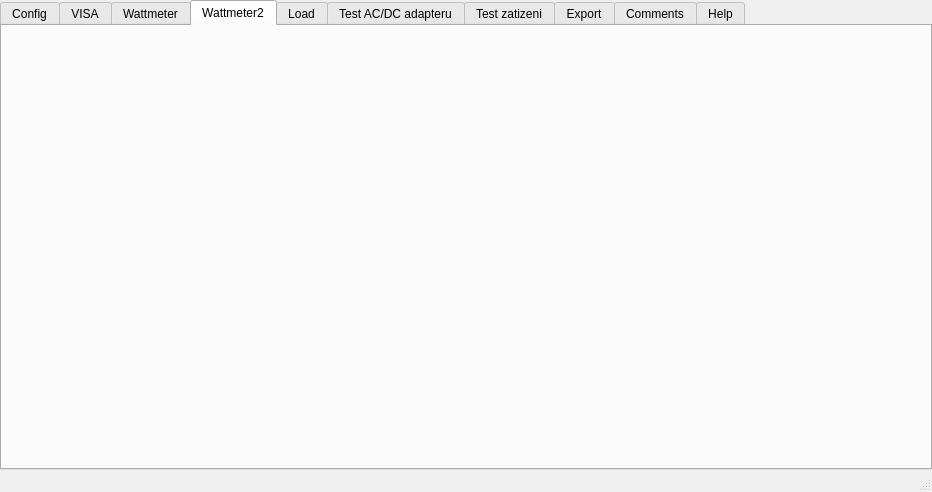
<?xml version="1.0" encoding="UTF-8"?>
<ui version="4.0">
 <class>MainWindow</class>
 <widget class="QMainWindow" name="MainWindow">
  <property name="geometry">
   <rect>
    <x>0</x>
    <y>0</y>
    <width>730</width>
    <height>477</height>
   </rect>
  </property>
  <property name="windowTitle">
   <string>Tester Adapteru</string>
  </property>
  <widget class="QWidget" name="centralwidget">
   <property name="sizePolicy">
    <sizepolicy hsizetype="MinimumExpanding" vsizetype="MinimumExpanding">
     <horstretch>0</horstretch>
     <verstretch>0</verstretch>
    </sizepolicy>
   </property>
   <layout class="QVBoxLayout" name="verticalLayout_3">
    <property name="spacing">
     <number>2</number>
    </property>
    <property name="leftMargin">
     <number>0</number>
    </property>
    <property name="topMargin">
     <number>0</number>
    </property>
    <property name="rightMargin">
     <number>0</number>
    </property>
    <property name="bottomMargin">
     <number>0</number>
    </property>
    <item>
     <widget class="QTabWidget" name="tabWidget">
      <property name="currentIndex">
       <number>3</number>
      </property>
      <widget class="QWidget" name="tab_config">
       <attribute name="title">
        <string>Config</string>
       </attribute>
       <layout class="QVBoxLayout" name="verticalLayout_6">
        <item>
         <layout class="QGridLayout" name="gridLayout">
          <item row="0" column="0">
           <widget class="QLabel" name="label">
            <property name="text">
             <string>GUI theme</string>
            </property>
           </widget>
          </item>
          <item row="1" column="0">
           <widget class="QPushButton" name="config_pushButton_ClearToDefault">
            <property name="text">
             <string>Clear Config to default</string>
            </property>
           </widget>
          </item>
          <item row="0" column="1">
           <widget class="QComboBox" name="config_comboBox_GUItheme"/>
          </item>
         </layout>
        </item>
        <item>
         <widget class="QPlainTextEdit" name="config_plainTextEdit"/>
        </item>
       </layout>
      </widget>
      <widget class="QWidget" name="tab_VISA">
       <attribute name="title">
        <string>VISA</string>
       </attribute>
       <layout class="QVBoxLayout" name="verticalLayout_11">
        <item>
         <layout class="QVBoxLayout" name="verticalLayout_10">
          <item>
           <layout class="QHBoxLayout" name="horizontalLayout_9">
            <item>
             <widget class="QLabel" name="label_15">
              <property name="text">
               <string>VISA Resource</string>
              </property>
             </widget>
            </item>
            <item>
             <widget class="QLineEdit" name="visa_lineEdit_VISAresource"/>
            </item>
           </layout>
          </item>
          <item>
           <layout class="QHBoxLayout" name="horizontalLayout_10" stretch="0,0,0,10">
            <item>
             <widget class="QPushButton" name="visa_pushButton_connect">
              <property name="text">
               <string>Connect</string>
              </property>
             </widget>
            </item>
            <item>
             <widget class="QPushButton" name="visa_pushButton_disconnect">
              <property name="text">
               <string>Disconnect</string>
              </property>
             </widget>
            </item>
            <item>
             <widget class="QLabel" name="label_16">
              <property name="text">
               <string>Status</string>
              </property>
             </widget>
            </item>
            <item>
             <widget class="QLabel" name="visa_label_status">
              <property name="text">
               <string>Init</string>
              </property>
              <property name="wordWrap">
               <bool>true</bool>
              </property>
             </widget>
            </item>
           </layout>
          </item>
          <item>
           <layout class="QHBoxLayout" name="horizontalLayout_11">
            <item>
             <widget class="QLabel" name="label_18">
              <property name="text">
               <string>SCPI Command:</string>
              </property>
             </widget>
            </item>
            <item>
             <widget class="QLineEdit" name="visa_lineEdit_SCPIcommand"/>
            </item>
            <item>
             <widget class="QPushButton" name="visa_pushButton_send">
              <property name="text">
               <string>Send</string>
              </property>
             </widget>
            </item>
           </layout>
          </item>
         </layout>
        </item>
        <item>
         <widget class="QPlainTextEdit" name="visa_plainTextEdit_output"/>
        </item>
       </layout>
      </widget>
      <widget class="QWidget" name="tab_Wattmeter">
       <attribute name="title">
        <string>Wattmeter</string>
       </attribute>
       <layout class="QVBoxLayout" name="verticalLayout_14" stretch="0,0,0">
        <item>
         <layout class="QHBoxLayout" name="horizontalLayout_12" stretch="0,5,0,0,0,0,0,10">
          <item>
           <widget class="QLabel" name="label_22">
            <property name="text">
             <string>VISA Resource:</string>
            </property>
           </widget>
          </item>
          <item>
           <widget class="QLineEdit" name="wattmeter_lineEdit_VISAresource"/>
          </item>
          <item>
           <widget class="QCheckBox" name="wattmeter_checkBox_demo">
            <property name="text">
             <string>Demo</string>
            </property>
           </widget>
          </item>
          <item>
           <widget class="QPushButton" name="wattmeter_pushButton_connect">
            <property name="maximumSize">
             <size>
              <width>80</width>
              <height>16777215</height>
             </size>
            </property>
            <property name="text">
             <string>Connect</string>
            </property>
           </widget>
          </item>
          <item>
           <widget class="QPushButton" name="wattmeter_pushButton_disconnect">
            <property name="maximumSize">
             <size>
              <width>80</width>
              <height>16777215</height>
             </size>
            </property>
            <property name="text">
             <string>Disconnect</string>
            </property>
           </widget>
          </item>
          <item>
           <widget class="QLabel" name="label_23">
            <property name="text">
             <string>Status:</string>
            </property>
           </widget>
          </item>
          <item>
           <widget class="QLabel" name="wattmeter_label_status">
            <property name="text">
             <string>Init...</string>
            </property>
            <property name="wordWrap">
             <bool>true</bool>
            </property>
           </widget>
          </item>
          <item>
           <widget class="QLineEdit" name="wattmeter_lineEdit_status">
            <property name="frame">
             <bool>false</bool>
            </property>
            <property name="readOnly">
             <bool>true</bool>
            </property>
           </widget>
          </item>
         </layout>
        </item>
        <item>
         <layout class="QHBoxLayout" name="horizontalLayout_13">
          <item>
           <widget class="QLabel" name="label_24">
            <property name="text">
             <string>Measure</string>
            </property>
           </widget>
          </item>
          <item>
           <widget class="QPushButton" name="wattmeter_pushButton_start">
            <property name="maximumSize">
             <size>
              <width>50</width>
              <height>16777215</height>
             </size>
            </property>
            <property name="text">
             <string>Start</string>
            </property>
           </widget>
          </item>
          <item>
           <widget class="QPushButton" name="wattmeter_pushButton_stop">
            <property name="maximumSize">
             <size>
              <width>50</width>
              <height>16777215</height>
             </size>
            </property>
            <property name="text">
             <string>Stop</string>
            </property>
           </widget>
          </item>
          <item>
           <widget class="QPushButton" name="wattmeter_pushButton_export">
            <property name="maximumSize">
             <size>
              <width>50</width>
              <height>16777215</height>
             </size>
            </property>
            <property name="text">
             <string>Export</string>
            </property>
           </widget>
          </item>
          <item>
           <widget class="QPushButton" name="wattmeter_pushButton_clearGraphs">
            <property name="maximumSize">
             <size>
              <width>16777215</width>
              <height>16777215</height>
             </size>
            </property>
            <property name="text">
             <string>Clear Graphs</string>
            </property>
           </widget>
          </item>
          <item>
           <widget class="QLabel" name="label_25">
            <property name="text">
             <string>Interval [ms]:</string>
            </property>
           </widget>
          </item>
          <item>
           <widget class="QSpinBox" name="wattmeter_spinBox_measure_interval">
            <property name="minimum">
             <number>50</number>
            </property>
            <property name="maximum">
             <number>1000000</number>
            </property>
            <property name="singleStep">
             <number>100</number>
            </property>
           </widget>
          </item>
          <item>
           <widget class="Line" name="line_2">
            <property name="orientation">
             <enum>Qt::Vertical</enum>
            </property>
           </widget>
          </item>
          <item>
           <widget class="QLabel" name="label_7">
            <property name="text">
             <string>Show:</string>
            </property>
           </widget>
          </item>
          <item>
           <widget class="QCheckBox" name="wattmeter_checkBox_measure_W">
            <property name="text">
             <string>W</string>
            </property>
           </widget>
          </item>
          <item>
           <widget class="QCheckBox" name="wattmeter_checkBox_measure_A">
            <property name="text">
             <string>A</string>
            </property>
           </widget>
          </item>
          <item>
           <widget class="QCheckBox" name="wattmeter_checkBox_measure_V">
            <property name="text">
             <string>V</string>
            </property>
           </widget>
          </item>
          <item>
           <widget class="QCheckBox" name="wattmeter_checkBox_measure_MATH">
            <property name="text">
             <string>MATH/AVG W</string>
            </property>
           </widget>
          </item>
          <item>
           <spacer name="horizontalSpacer">
            <property name="orientation">
             <enum>Qt::Horizontal</enum>
            </property>
            <property name="sizeHint" stdset="0">
             <size>
              <width>40</width>
              <height>20</height>
             </size>
            </property>
           </spacer>
          </item>
         </layout>
        </item>
        <item>
         <widget class="QScrollArea" name="scrollArea_2">
          <property name="widgetResizable">
           <bool>true</bool>
          </property>
          <widget class="QWidget" name="scrollAreaWidgetContents_2">
           <property name="geometry">
            <rect>
             <x>0</x>
             <y>0</y>
             <width>712</width>
             <height>345</height>
            </rect>
           </property>
           <layout class="QVBoxLayout" name="verticalLayout_15">
            <item>
             <widget class="PlotWidget" name="wattmeter_plotWidget1" native="true"/>
            </item>
            <item>
             <widget class="PlotWidget" name="wattmeter_plotWidget2" native="true"/>
            </item>
            <item>
             <widget class="PlotWidget" name="wattmeter_plotWidget3" native="true"/>
            </item>
            <item>
             <widget class="PlotWidget" name="wattmeter_plotWidget4" native="true"/>
            </item>
           </layout>
          </widget>
         </widget>
        </item>
       </layout>
      </widget>
      <widget class="QWidget" name="tab_Wattmeter2">
       <attribute name="title">
        <string>Wattmeter2</string>
       </attribute>
       <layout class="QVBoxLayout" name="verticalLayout_34">
        <item>
         <widget class="Tab_Wattmeter" name="tab_Wattmeter2_widget" native="true"/>
        </item>
       </layout>
      </widget>
      <widget class="QWidget" name="tab_Load">
       <attribute name="title">
        <string>Load</string>
       </attribute>
       <layout class="QVBoxLayout" name="verticalLayout_8" stretch="0,0,0,0,0">
        <item>
         <layout class="QVBoxLayout" name="verticalLayout_7">
          <item>
           <layout class="QHBoxLayout" name="horizontalLayout" stretch="0,10,0,0,0,0,10">
            <item>
             <widget class="QLabel" name="label_2">
              <property name="text">
               <string>VISA  resource</string>
              </property>
             </widget>
            </item>
            <item>
             <widget class="QLineEdit" name="load_lineEdit_VISAresource"/>
            </item>
            <item>
             <widget class="QCheckBox" name="load_checkBox_demo">
              <property name="text">
               <string>Demo</string>
              </property>
             </widget>
            </item>
            <item>
             <widget class="QPushButton" name="load_pushButton_connect">
              <property name="maximumSize">
               <size>
                <width>80</width>
                <height>16777215</height>
               </size>
              </property>
              <property name="text">
               <string>Connect</string>
              </property>
             </widget>
            </item>
            <item>
             <widget class="QPushButton" name="load_pushButton_disconnect">
              <property name="maximumSize">
               <size>
                <width>80</width>
                <height>16777215</height>
               </size>
              </property>
              <property name="text">
               <string>Disconnect</string>
              </property>
             </widget>
            </item>
            <item>
             <widget class="QLabel" name="label_3">
              <property name="text">
               <string>Status: </string>
              </property>
             </widget>
            </item>
            <item>
             <widget class="QLabel" name="load_label_status">
              <property name="minimumSize">
               <size>
                <width>80</width>
                <height>0</height>
               </size>
              </property>
              <property name="text">
               <string>Init...</string>
              </property>
              <property name="wordWrap">
               <bool>true</bool>
              </property>
             </widget>
            </item>
           </layout>
          </item>
         </layout>
        </item>
        <item>
         <layout class="QHBoxLayout" name="horizontalLayout_8">
          <item>
           <widget class="QLabel" name="label_14">
            <property name="text">
             <string>Rem. Ctrl.:</string>
            </property>
           </widget>
          </item>
          <item>
           <widget class="QPushButton" name="load_pushButton_StateON">
            <property name="sizePolicy">
             <sizepolicy hsizetype="Minimum" vsizetype="Fixed">
              <horstretch>0</horstretch>
              <verstretch>0</verstretch>
             </sizepolicy>
            </property>
            <property name="maximumSize">
             <size>
              <width>80</width>
              <height>16777215</height>
             </size>
            </property>
            <property name="palette">
             <palette>
              <active>
               <colorrole role="ButtonText">
                <brush brushstyle="SolidPattern">
                 <color alpha="255">
                  <red>0</red>
                  <green>170</green>
                  <blue>0</blue>
                 </color>
                </brush>
               </colorrole>
              </active>
              <inactive>
               <colorrole role="ButtonText">
                <brush brushstyle="SolidPattern">
                 <color alpha="255">
                  <red>0</red>
                  <green>170</green>
                  <blue>0</blue>
                 </color>
                </brush>
               </colorrole>
              </inactive>
              <disabled>
               <colorrole role="ButtonText">
                <brush brushstyle="SolidPattern">
                 <color alpha="96">
                  <red>164</red>
                  <green>166</green>
                  <blue>168</blue>
                 </color>
                </brush>
               </colorrole>
              </disabled>
             </palette>
            </property>
            <property name="font">
             <font>
              <bold>true</bold>
             </font>
            </property>
            <property name="text">
             <string>State ON</string>
            </property>
           </widget>
          </item>
          <item>
           <widget class="QPushButton" name="load_pushButton_StateOFF">
            <property name="maximumSize">
             <size>
              <width>80</width>
              <height>16777215</height>
             </size>
            </property>
            <property name="palette">
             <palette>
              <active>
               <colorrole role="ButtonText">
                <brush brushstyle="SolidPattern">
                 <color alpha="255">
                  <red>255</red>
                  <green>0</green>
                  <blue>0</blue>
                 </color>
                </brush>
               </colorrole>
              </active>
              <inactive>
               <colorrole role="ButtonText">
                <brush brushstyle="SolidPattern">
                 <color alpha="255">
                  <red>255</red>
                  <green>0</green>
                  <blue>0</blue>
                 </color>
                </brush>
               </colorrole>
              </inactive>
              <disabled>
               <colorrole role="ButtonText">
                <brush brushstyle="SolidPattern">
                 <color alpha="96">
                  <red>164</red>
                  <green>166</green>
                  <blue>168</blue>
                 </color>
                </brush>
               </colorrole>
              </disabled>
             </palette>
            </property>
            <property name="font">
             <font>
              <bold>true</bold>
             </font>
            </property>
            <property name="text">
             <string>State OFF</string>
            </property>
           </widget>
          </item>
          <item>
           <widget class="Line" name="line_7">
            <property name="orientation">
             <enum>Qt::Vertical</enum>
            </property>
           </widget>
          </item>
          <item>
           <widget class="QLabel" name="label_17">
            <property name="text">
             <string>Mode</string>
            </property>
           </widget>
          </item>
          <item>
           <widget class="QRadioButton" name="load_radioButton_Mode_CC">
            <property name="text">
             <string>CC</string>
            </property>
            <attribute name="buttonGroup">
             <string notr="true">load_buttonGroup_Mode</string>
            </attribute>
           </widget>
          </item>
          <item>
           <widget class="QRadioButton" name="load_radioButton_Mode_BATT">
            <property name="text">
             <string>BATT</string>
            </property>
            <attribute name="buttonGroup">
             <string notr="true">load_buttonGroup_Mode</string>
            </attribute>
           </widget>
          </item>
          <item>
           <widget class="Line" name="line">
            <property name="orientation">
             <enum>Qt::Vertical</enum>
            </property>
           </widget>
          </item>
          <item>
           <widget class="QLabel" name="label_19">
            <property name="text">
             <string>BATT_Curent</string>
            </property>
           </widget>
          </item>
          <item>
           <widget class="QDoubleSpinBox" name="load_doubleSpinBox_BATT_current">
            <property name="decimals">
             <number>3</number>
            </property>
           </widget>
          </item>
          <item>
           <widget class="Line" name="line_3">
            <property name="orientation">
             <enum>Qt::Vertical</enum>
            </property>
           </widget>
          </item>
          <item>
           <widget class="QLabel" name="label_20">
            <property name="text">
             <string>BATT Range</string>
            </property>
           </widget>
          </item>
          <item>
           <widget class="QRadioButton" name="load_radioButton_BATT_range_6A">
            <property name="text">
             <string>6A</string>
            </property>
            <attribute name="buttonGroup">
             <string notr="true">load_buttonGroup_BATT_range</string>
            </attribute>
           </widget>
          </item>
          <item>
           <widget class="QRadioButton" name="load_radioButton_BATT_range_60A">
            <property name="text">
             <string>60A</string>
            </property>
            <attribute name="buttonGroup">
             <string notr="true">load_buttonGroup_BATT_range</string>
            </attribute>
           </widget>
          </item>
          <item>
           <widget class="Line" name="line_4">
            <property name="orientation">
             <enum>Qt::Vertical</enum>
            </property>
           </widget>
          </item>
          <item>
           <widget class="QLabel" name="label_21">
            <property name="text">
             <string>BATT Vstop</string>
            </property>
           </widget>
          </item>
          <item>
           <widget class="QDoubleSpinBox" name="load_doubleSpinBox_BATT_vstop"/>
          </item>
          <item>
           <spacer name="horizontalSpacer_3">
            <property name="orientation">
             <enum>Qt::Horizontal</enum>
            </property>
            <property name="sizeHint" stdset="0">
             <size>
              <width>40</width>
              <height>20</height>
             </size>
            </property>
           </spacer>
          </item>
         </layout>
        </item>
        <item>
         <layout class="QHBoxLayout" name="horizontalLayout_6"/>
        </item>
        <item>
         <layout class="QHBoxLayout" name="horizontalLayout_4">
          <item>
           <layout class="QHBoxLayout" name="horizontalLayout_5">
            <item>
             <widget class="QLabel" name="label_13">
              <property name="text">
               <string>Measure</string>
              </property>
             </widget>
            </item>
            <item>
             <widget class="QPushButton" name="load_pushButton_mereni_start">
              <property name="maximumSize">
               <size>
                <width>50</width>
                <height>16777215</height>
               </size>
              </property>
              <property name="text">
               <string>Start</string>
              </property>
             </widget>
            </item>
            <item>
             <widget class="QPushButton" name="load_pushButton_mereni_stop">
              <property name="maximumSize">
               <size>
                <width>50</width>
                <height>16777215</height>
               </size>
              </property>
              <property name="text">
               <string>Stop</string>
              </property>
             </widget>
            </item>
            <item>
             <widget class="QPushButton" name="load_pushButton_export">
              <property name="maximumSize">
               <size>
                <width>50</width>
                <height>16777215</height>
               </size>
              </property>
              <property name="text">
               <string>Export</string>
              </property>
             </widget>
            </item>
            <item>
             <widget class="QPushButton" name="load_pushButton_clearGraphs">
              <property name="maximumSize">
               <size>
                <width>100</width>
                <height>16777215</height>
               </size>
              </property>
              <property name="text">
               <string>Clear Graphs</string>
              </property>
             </widget>
            </item>
            <item>
             <widget class="Line" name="line_5">
              <property name="orientation">
               <enum>Qt::Vertical</enum>
              </property>
             </widget>
            </item>
            <item>
             <widget class="QLabel" name="Load_label">
              <property name="text">
               <string>Interval [ms]</string>
              </property>
             </widget>
            </item>
            <item>
             <widget class="QSpinBox" name="load_spinBox_measure_interval">
              <property name="minimum">
               <number>50</number>
              </property>
              <property name="maximum">
               <number>1000000</number>
              </property>
              <property name="singleStep">
               <number>100</number>
              </property>
              <property name="value">
               <number>100</number>
              </property>
             </widget>
            </item>
            <item>
             <widget class="Line" name="line_6">
              <property name="orientation">
               <enum>Qt::Vertical</enum>
              </property>
             </widget>
            </item>
            <item>
             <widget class="QLabel" name="load_label_Measure">
              <property name="text">
               <string>Measure:</string>
              </property>
             </widget>
            </item>
            <item>
             <widget class="QCheckBox" name="load_checkBox_measure_A">
              <property name="text">
               <string>A</string>
              </property>
             </widget>
            </item>
            <item>
             <widget class="QCheckBox" name="load_checkBox_measure_V">
              <property name="text">
               <string>V</string>
              </property>
             </widget>
            </item>
            <item>
             <widget class="QCheckBox" name="load_checkBox_measure_W">
              <property name="text">
               <string>W</string>
              </property>
             </widget>
            </item>
            <item>
             <widget class="QCheckBox" name="load_checkBox_measure_Wh">
              <property name="text">
               <string>Wh</string>
              </property>
             </widget>
            </item>
            <item>
             <spacer name="horizontalSpacer_2">
              <property name="orientation">
               <enum>Qt::Horizontal</enum>
              </property>
              <property name="sizeHint" stdset="0">
               <size>
                <width>40</width>
                <height>20</height>
               </size>
              </property>
             </spacer>
            </item>
           </layout>
          </item>
         </layout>
        </item>
        <item>
         <widget class="QScrollArea" name="scrollArea">
          <property name="widgetResizable">
           <bool>true</bool>
          </property>
          <widget class="QWidget" name="scrollAreaWidgetContents">
           <property name="geometry">
            <rect>
             <x>0</x>
             <y>0</y>
             <width>702</width>
             <height>824</height>
            </rect>
           </property>
           <layout class="QVBoxLayout" name="verticalLayout_9">
            <item>
             <widget class="PlotWidget" name="load_plotWidget1" native="true">
              <property name="minimumSize">
               <size>
                <width>300</width>
                <height>200</height>
               </size>
              </property>
             </widget>
            </item>
            <item>
             <widget class="PlotWidget" name="load_plotWidget2" native="true">
              <property name="minimumSize">
               <size>
                <width>300</width>
                <height>200</height>
               </size>
              </property>
             </widget>
            </item>
            <item>
             <widget class="PlotWidget" name="load_plotWidget3" native="true">
              <property name="minimumSize">
               <size>
                <width>300</width>
                <height>200</height>
               </size>
              </property>
             </widget>
            </item>
            <item>
             <widget class="PlotWidget" name="load_plotWidget4" native="true">
              <property name="minimumSize">
               <size>
                <width>300</width>
                <height>200</height>
               </size>
              </property>
             </widget>
            </item>
           </layout>
          </widget>
         </widget>
        </item>
       </layout>
      </widget>
      <widget class="QWidget" name="tab_test_ACDCadapteru">
       <attribute name="title">
        <string>Test AC/DC adapteru</string>
       </attribute>
       <layout class="QVBoxLayout" name="verticalLayout_16">
        <item>
         <layout class="QHBoxLayout" name="horizontalLayout_14">
          <item>
           <widget class="QLabel" name="label_26">
            <property name="text">
             <string>Po [W]:</string>
            </property>
           </widget>
          </item>
          <item>
           <widget class="QDoubleSpinBox" name="testACDCadapteru_doubleSpinBox_Po">
            <property name="toolTip">
             <string>&lt;html&gt;&lt;head/&gt;&lt;body&gt;&lt;p&gt;Nominální/maximální výkon adaptéru&lt;/p&gt;&lt;/body&gt;&lt;/html&gt;</string>
            </property>
            <property name="minimum">
             <double>0.100000000000000</double>
            </property>
            <property name="maximum">
             <double>300.000000000000000</double>
            </property>
           </widget>
          </item>
          <item>
           <widget class="QLabel" name="label_27">
            <property name="text">
             <string>Typ adapteru</string>
            </property>
           </widget>
          </item>
          <item>
           <widget class="QComboBox" name="testACDCadapteru_comboBox_typAdapteru"/>
          </item>
          <item>
           <spacer name="horizontalSpacer_4">
            <property name="orientation">
             <enum>Qt::Horizontal</enum>
            </property>
            <property name="sizeHint" stdset="0">
             <size>
              <width>40</width>
              <height>20</height>
             </size>
            </property>
           </spacer>
          </item>
         </layout>
        </item>
        <item>
         <layout class="QHBoxLayout" name="horizontalLayout_15" stretch="0,0,0,0,0,0,10">
          <item>
           <widget class="QLabel" name="label_30">
            <property name="text">
             <string>Mereni:</string>
            </property>
           </widget>
          </item>
          <item>
           <widget class="QComboBox" name="testACDCadapteru_comboBox_test">
            <property name="minimumSize">
             <size>
              <width>120</width>
              <height>0</height>
             </size>
            </property>
           </widget>
          </item>
          <item>
           <widget class="QPushButton" name="testACDCadapteru_pushButton_start">
            <property name="maximumSize">
             <size>
              <width>60</width>
              <height>16777215</height>
             </size>
            </property>
            <property name="text">
             <string>Start</string>
            </property>
           </widget>
          </item>
          <item>
           <widget class="QPushButton" name="testACDCadapteru_pushButton_stop">
            <property name="maximumSize">
             <size>
              <width>60</width>
              <height>16777215</height>
             </size>
            </property>
            <property name="text">
             <string>Skip</string>
            </property>
           </widget>
          </item>
          <item>
           <widget class="QCheckBox" name="testACDCadapteru_checkBox_load8h">
            <property name="text">
             <string>Load+8h</string>
            </property>
           </widget>
          </item>
          <item>
           <widget class="QLabel" name="label_28">
            <property name="text">
             <string>Status:</string>
            </property>
           </widget>
          </item>
          <item>
           <widget class="QLabel" name="testACDCadapteru_label_status">
            <property name="text">
             <string>Init...</string>
            </property>
            <property name="wordWrap">
             <bool>true</bool>
            </property>
           </widget>
          </item>
         </layout>
        </item>
        <item>
         <widget class="QScrollArea" name="scrollArea_3">
          <property name="widgetResizable">
           <bool>true</bool>
          </property>
          <widget class="QWidget" name="scrollAreaWidgetContents_3">
           <property name="geometry">
            <rect>
             <x>0</x>
             <y>0</y>
             <width>712</width>
             <height>344</height>
            </rect>
           </property>
           <layout class="QVBoxLayout" name="verticalLayout_17">
            <item>
             <widget class="PlotWidget" name="testACDCadapteru_plotWidget1" native="true"/>
            </item>
            <item>
             <widget class="PlotWidget" name="testACDCadapteru_plotWidget2" native="true"/>
            </item>
            <item>
             <widget class="PlotWidget" name="testACDCadapteru_plotWidget3" native="true"/>
            </item>
           </layout>
          </widget>
         </widget>
        </item>
       </layout>
      </widget>
      <widget class="QWidget" name="tab_Main">
       <attribute name="title">
        <string>Test zatizeni</string>
       </attribute>
       <layout class="QVBoxLayout" name="verticalLayout_2">
        <item>
         <layout class="QVBoxLayout" name="verticalLayout" stretch="0,0,10">
          <item>
           <layout class="QHBoxLayout" name="horizontalLayout_2" stretch="0,0,0,10">
            <item>
             <widget class="QLabel" name="label_8">
              <property name="font">
               <font>
                <pointsize>12</pointsize>
               </font>
              </property>
              <property name="text">
               <string>Test zatížení</string>
              </property>
             </widget>
            </item>
            <item>
             <widget class="QPushButton" name="pushButton_test_zatizeni_start">
              <property name="maximumSize">
               <size>
                <width>80</width>
                <height>16777215</height>
               </size>
              </property>
              <property name="text">
               <string>Start</string>
              </property>
             </widget>
            </item>
            <item>
             <widget class="QPushButton" name="pushButton_test_zatizeni_stop">
              <property name="maximumSize">
               <size>
                <width>80</width>
                <height>16777215</height>
               </size>
              </property>
              <property name="text">
               <string>Stop</string>
              </property>
             </widget>
            </item>
            <item>
             <widget class="QLabel" name="label_test_zatizeni">
              <property name="text">
               <string>None</string>
              </property>
              <property name="textFormat">
               <enum>Qt::PlainText</enum>
              </property>
             </widget>
            </item>
           </layout>
          </item>
          <item>
           <layout class="QGridLayout" name="gridLayout_2">
            <item row="0" column="0">
             <widget class="QLabel" name="label_4">
              <property name="text">
               <string>Requested Current: Start [mA]</string>
              </property>
             </widget>
            </item>
            <item row="2" column="1">
             <widget class="QSpinBox" name="spinBox_time_step_delay">
              <property name="toolTip">
               <string>&lt;html&gt;&lt;head/&gt;&lt;body&gt;&lt;p&gt;Cas mezi jednotlivymi merenimi&lt;/p&gt;&lt;/body&gt;&lt;/html&gt;</string>
              </property>
              <property name="maximum">
               <number>1000000</number>
              </property>
              <property name="singleStep">
               <number>100</number>
              </property>
             </widget>
            </item>
            <item row="2" column="3">
             <widget class="QSpinBox" name="spinBox_time_measure_delay">
              <property name="toolTip">
               <string>&lt;html&gt;&lt;head/&gt;&lt;body&gt;&lt;p&gt;Zpozdeni mezi nastavenim pozadovaneho proudu a merenim&lt;/p&gt;&lt;p&gt;Musi byt mensi nez Step delay&lt;/p&gt;&lt;/body&gt;&lt;/html&gt;</string>
              </property>
              <property name="maximum">
               <number>1000000</number>
              </property>
              <property name="singleStep">
               <number>100</number>
              </property>
             </widget>
            </item>
            <item row="3" column="0">
             <widget class="QLabel" name="label_10">
              <property name="text">
               <string>Stop at mVmin [V]</string>
              </property>
             </widget>
            </item>
            <item row="0" column="4" alignment="Qt::AlignRight">
             <widget class="QLabel" name="label_5">
              <property name="text">
               <string>Stop [mA]</string>
              </property>
             </widget>
            </item>
            <item row="2" column="2" alignment="Qt::AlignRight">
             <widget class="QLabel" name="label_12">
              <property name="text">
               <string>Measure delay [ms]</string>
              </property>
             </widget>
            </item>
            <item row="3" column="3">
             <widget class="QSpinBox" name="spinBox_stop_mVAttempts"/>
            </item>
            <item row="3" column="1">
             <widget class="QSpinBox" name="spinBox_stop_mV">
              <property name="minimum">
               <number>-1000000</number>
              </property>
              <property name="maximum">
               <number>1000000</number>
              </property>
              <property name="singleStep">
               <number>1000</number>
              </property>
             </widget>
            </item>
            <item row="0" column="1">
             <widget class="QSpinBox" name="spinBox_reqmAstart">
              <property name="maximum">
               <number>1000000</number>
              </property>
              <property name="singleStep">
               <number>1000</number>
              </property>
              <property name="displayIntegerBase">
               <number>10</number>
              </property>
             </widget>
            </item>
            <item row="3" column="2" alignment="Qt::AlignRight">
             <widget class="QLabel" name="label_11">
              <property name="text">
               <string>Stop At mVmin - Attempts</string>
              </property>
             </widget>
            </item>
            <item row="2" column="0">
             <widget class="QLabel" name="label_9">
              <property name="text">
               <string>Step delay [ms]</string>
              </property>
             </widget>
            </item>
            <item row="0" column="5">
             <widget class="QSpinBox" name="spinBox_reqmAstop">
              <property name="maximum">
               <number>1000000</number>
              </property>
              <property name="singleStep">
               <number>1000</number>
              </property>
             </widget>
            </item>
            <item row="0" column="2" alignment="Qt::AlignRight">
             <widget class="QLabel" name="label_6">
              <property name="text">
               <string>Step [mA]</string>
              </property>
             </widget>
            </item>
            <item row="0" column="3">
             <widget class="QSpinBox" name="spinBox_reqmAstep">
              <property name="maximum">
               <number>1000000</number>
              </property>
              <property name="singleStep">
               <number>10</number>
              </property>
             </widget>
            </item>
           </layout>
          </item>
          <item>
           <layout class="QHBoxLayout" name="horizontalLayout_3">
            <item>
             <widget class="MplWidget" name="mplWidget1" native="true"/>
            </item>
           </layout>
          </item>
         </layout>
        </item>
       </layout>
      </widget>
      <widget class="QWidget" name="tab_export">
       <attribute name="title">
        <string>Export</string>
       </attribute>
       <layout class="QVBoxLayout" name="verticalLayout_5">
        <item>
         <layout class="QHBoxLayout" name="horizontalLayout_7">
          <item>
           <widget class="QPushButton" name="export_pushButton_clear">
            <property name="text">
             <string>Clear</string>
            </property>
           </widget>
          </item>
          <item>
           <widget class="QPushButton" name="export_pushButton_save_as_text">
            <property name="text">
             <string>Save as TEXT</string>
            </property>
           </widget>
          </item>
          <item>
           <widget class="QPushButton" name="export_pushButton_save_as_pdf">
            <property name="text">
             <string>Save as PDF</string>
            </property>
           </widget>
          </item>
         </layout>
        </item>
        <item>
         <layout class="QVBoxLayout" name="verticalLayout_4">
          <item>
           <widget class="QTextEdit" name="export_textEdit1"/>
          </item>
         </layout>
        </item>
       </layout>
      </widget>
      <widget class="QWidget" name="tab_Comments">
       <attribute name="title">
        <string>Comments</string>
       </attribute>
       <layout class="QVBoxLayout" name="verticalLayout_13">
        <item>
         <widget class="QPlainTextEdit" name="comments_plainTextEdit"/>
        </item>
       </layout>
      </widget>
      <widget class="QWidget" name="tab_help">
       <attribute name="title">
        <string>Help</string>
       </attribute>
       <layout class="QVBoxLayout" name="verticalLayout_12">
        <item>
         <widget class="QTextEdit" name="help_textEdit"/>
        </item>
       </layout>
      </widget>
     </widget>
    </item>
   </layout>
  </widget>
  <widget class="QMenuBar" name="menubar">
   <property name="geometry">
    <rect>
     <x>0</x>
     <y>0</y>
     <width>730</width>
     <height>17</height>
    </rect>
   </property>
  </widget>
  <widget class="QStatusBar" name="statusbar"/>
 </widget>
 <customwidgets>
  <customwidget>
   <class>MplWidget</class>
   <extends>QWidget</extends>
   <header>mplwidget</header>
   <container>1</container>
  </customwidget>
  <customwidget>
   <class>PlotWidget</class>
   <extends>QWidget</extends>
   <header>pyqtgraph</header>
   <container>1</container>
  </customwidget>
  <customwidget>
   <class>Tab_Wattmeter</class>
   <extends>QWidget</extends>
   <header>tab_wattmeter</header>
   <container>1</container>
  </customwidget>
 </customwidgets>
 <resources/>
 <connections/>
 <buttongroups>
  <buttongroup name="load_buttonGroup_Mode"/>
  <buttongroup name="load_buttonGroup_BATT_range"/>
 </buttongroups>
</ui>
